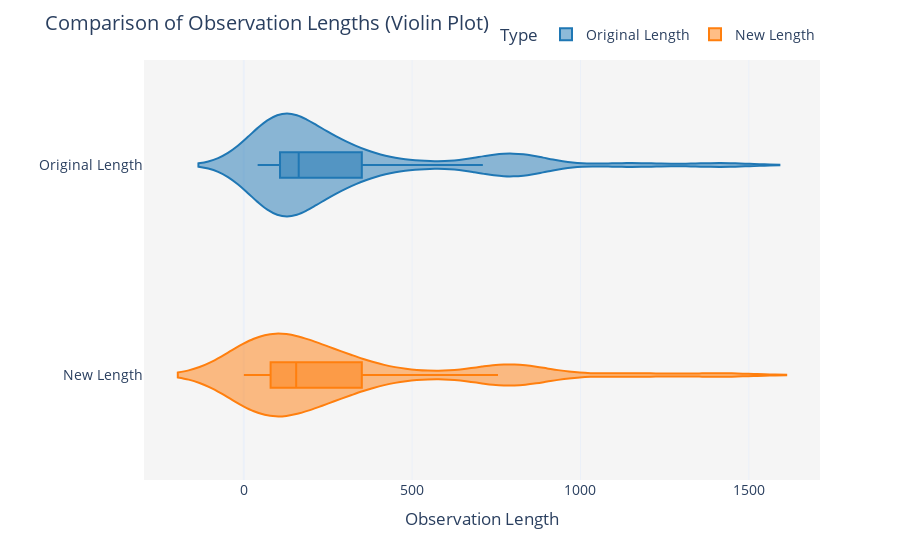

Notebook source saved alongside this figure:
### Code cell
import plotly.express as px

# Calculate main statistics
mean_orig = df_example_processed['observation_length'].mean()
mean_new = df_example_processed['observation_length_new'].mean()
median_orig = df_example_processed['observation_length'].median()
median_new = df_example_processed['observation_length_new'].median()
std_orig = df_example_processed['observation_length'].std()
std_new = df_example_processed['observation_length_new'].std()

print("Observation Length Statistics:")
print(f"Original: mean={mean_orig:.2f}, median={median_orig:.2f}, std={std_orig:.2f}")
print(f"New     : mean={mean_new:.2f}, median={median_new:.2f}, std={std_new:.2f}")

df_plot = pd.DataFrame({
    "Type": ["Original Length"] * len(df_example_processed) + ["New Length"] * len(df_example_processed),
    "Observation Length": pd.concat([
        df_example_processed["observation_length"],
        df_example_processed["observation_length_new"]
    ], ignore_index=True)
})

fig = px.violin(
    df_plot,
    x="Observation Length",
    y="Type",
    color="Type",
    box=True,
    points=False,
    orientation="h",
    color_discrete_map={"Original Length": "#1f77b4", "New Length": "#ff7f0e"},
    template="plotly_white"
)
fig.update_layout(
    title="Comparison of Observation Lengths (Violin Plot)",
    font=dict(size=14),
    plot_bgcolor='rgba(245,245,245,1)',
    legend=dict(
        orientation="h",
        yanchor="bottom",
        y=1.02,
        xanchor="right",
        x=1
    ),
    xaxis_title="Observation Length",
    yaxis_title=""
)
fig.show()

### Figure 1 — Plotly figure (JSON) as saved in the notebook; plotly's stock layout.template omitted (floating-point values rounded to 4 significant figures)
{"data": [{"alignmentgroup": "True", "box": {"visible": true}, "hovertemplate": "Type=%{y}<br>Observation Length=%{x}<extra></extra>", "legendgroup": "Original Length", "marker": {"color": "#1f77b4"}, "name": "Original Length", "offsetgroup": "Original Length", "orientation": "h", "points": false, "scalegroup": "True", "showlegend": true, "type": "violin", "x": [71, 450, 290, 819, 57, 834, 88, 233, 102, 75, 67, 1151, 351, 1415, 350, 753, 710, 533, 755, 148, 204, 57, 243, 131, 874, 163, 140, 109, 41, 119, 94, 163, 131, 105, 177, 294, 145, 121, 270, 73, 795, 314, 114, 111, 256, 108, 107, 222], "x0": " ", "xaxis": "x", "y": ["Original Length", "Original Length", "Original Length", "Original Length", "Original Length", "Original Length", "Original Length", "Original Length", "Original Length", "Original Length", "Original Length", "Original Length", "Original Length", "Original Length", "Original Length", "Original Length", "Original Length", "Original Length", "Original Length", "Original Length", "Original Length", "Original Length", "Original Length", "Original Length", "Original Length", "Original Length", "Original Length", "Original Length", "Original Length", "Original Length", "Original Length", "Original Length", "Original Length", "Original Length", "Original Length", "Original Length", "Original Length", "Original Length", "Original Length", "Original Length", "Original Length", "Original Length", "Original Length", "Original Length", "Original Length", "Original Length", "Original Length", "Original Length"], "y0": " ", "yaxis": "y"}, {"alignmentgroup": "True", "box": {"visible": true}, "hovertemplate": "Type=%{y}<br>Observation Length=%{x}<extra></extra>", "legendgroup": "New Length", "marker": {"color": "#ff7f0e"}, "name": "New Length", "offsetgroup": "New Length", "orientation": "h", "points": false, "scalegroup": "True", "showlegend": true, "type": "violin", "x": [71, 450, 290, 819, 57, 834, 88, 233, 102, 0, 0, 1151, 351, 1415, 350, 753, 710, 533, 755, 148, 204, 57, 243, 131, 874, 0, 0, 109, 0, 119, 0, 163, 131, 105, 177, 294, 0, 0, 270, 0, 795, 314, 114, 111, 256, 108, 107, 222], "x0": " ", "xaxis": "x", "y": ["New Length", "New Length", "New Length", "New Length", "New Length", "New Length", "New Length", "New Length", "New Length", "New Length", "New Length", "New Length", "New Length", "New Length", "New Length", "New Length", "New Length", "New Length", "New Length", "New Length", "New Length", "New Length", "New Length", "New Length", "New Length", "New Length", "New Length", "New Length", "New Length", "New Length", "New Length", "New Length", "New Length", "New Length", "New Length", "New Length", "New Length", "New Length", "New Length", "New Length", "New Length", "New Length", "New Length", "New Length", "New Length", "New Length", "New Length", "New Length"], "y0": " ", "yaxis": "y"}], "layout": {"font": {"size": 14}, "legend": {"orientation": "h", "title": {"text": "Type"}, "tracegroupgap": 0, "x": 1, "xanchor": "right", "y": 1.02, "yanchor": "bottom"}, "margin": {"t": 60}, "plot_bgcolor": "rgba(245,245,245,1)", "title": {"text": "Comparison of Observation Lengths (Violin Plot)"}, "violinmode": "overlay", "xaxis": {"anchor": "y", "domain": [0, 1], "title": {"text": "Observation Length"}}, "yaxis": {"anchor": "x", "categoryarray": ["New Length", "Original Length"], "categoryorder": "array", "domain": [0, 1], "title": {"text": ""}}}}
